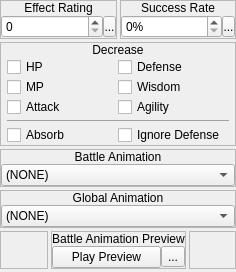
                <widget class="QWidget" name="widget_25" native="true">
                 <layout class="QVBoxLayout" name="verticalLayout_14">
                  <property name="spacing">
                   <number>3</number>
                  </property>
                  <property name="margin">
                   <number>0</number>
                  </property>
                  <item>
                   <widget class="QWidget" name="widget_28" native="true">
                    <layout class="QHBoxLayout" name="horizontalLayout_16">
                     <property name="spacing">
                      <number>3</number>
                     </property>
                     <property name="margin">
                      <number>0</number>
                     </property>
                     <item>
                      <widget class="QFrame" name="frame_7">
                       <property name="sizePolicy">
                        <sizepolicy hsizetype="Preferred" vsizetype="Fixed">
                         <horstretch>0</horstretch>
                         <verstretch>0</verstretch>
                        </sizepolicy>
                       </property>
                       <property name="frameShape">
                        <enum>QFrame::StyledPanel</enum>
                       </property>
                       <property name="frameShadow">
                        <enum>QFrame::Raised</enum>
                       </property>
                       <layout class="QVBoxLayout" name="verticalLayout_8">
                        <property name="spacing">
                         <number>0</number>
                        </property>
                        <property name="margin">
                         <number>0</number>
                        </property>
                        <item>
                         <widget class="QLabel" name="label_3">
                          <property name="sizePolicy">
                           <sizepolicy hsizetype="Preferred" vsizetype="Fixed">
                            <horstretch>0</horstretch>
                            <verstretch>0</verstretch>
                           </sizepolicy>
                          </property>
                          <property name="text">
                           <string>Effect Rating</string>
                          </property>
                          <property name="alignment">
                           <set>Qt::AlignCenter</set>
                          </property>
                         </widget>
                        </item>
                        <item>
                         <widget class="QWidget" name="widget_5" native="true">
                          <layout class="QHBoxLayout" name="horizontalLayout_12">
                           <property name="spacing">
                            <number>0</number>
                           </property>
                           <property name="margin">
                            <number>0</number>
                           </property>
                           <item>
                            <widget class="QSpinBox" name="normal_sbEffectRating">
                             <property name="sizePolicy">
                              <sizepolicy hsizetype="Preferred" vsizetype="Preferred">
                               <horstretch>0</horstretch>
                               <verstretch>0</verstretch>
                              </sizepolicy>
                             </property>
                             <property name="maximum">
                              <number>9999</number>
                             </property>
                            </widget>
                           </item>
                           <item>
                            <widget class="SpinBoxSideButton" name="normal_bEffectRatingSideButton">
                             <property name="minimumSize">
                              <size>
                               <width>13</width>
                               <height>21</height>
                              </size>
                             </property>
                             <property name="maximumSize">
                              <size>
                               <width>13</width>
                               <height>21</height>
                              </size>
                             </property>
                             <property name="text">
                              <string>...</string>
                             </property>
                             <property name="icon">
                              <iconset resource="gui_icons.qrc">
                               <normaloff>:/icons/spinBoxSideButton.png</normaloff>:/icons/spinBoxSideButton.png</iconset>
                             </property>
                             <property name="iconSize">
                              <size>
                               <width>8</width>
                               <height>16</height>
                              </size>
                             </property>
                            </widget>
                           </item>
                          </layout>
                         </widget>
                        </item>
                       </layout>
                      </widget>
                     </item>
                     <item>
                      <widget class="QFrame" name="frame_8">
                       <property name="sizePolicy">
                        <sizepolicy hsizetype="Preferred" vsizetype="Fixed">
                         <horstretch>0</horstretch>
                         <verstretch>0</verstretch>
                        </sizepolicy>
                       </property>
                       <property name="frameShape">
                        <enum>QFrame::StyledPanel</enum>
                       </property>
                       <property name="frameShadow">
                        <enum>QFrame::Raised</enum>
                       </property>
                       <layout class="QVBoxLayout" name="verticalLayout_9">
                        <property name="spacing">
                         <number>0</number>
                        </property>
                        <property name="margin">
                         <number>0</number>
                        </property>
                        <item>
                         <widget class="QLabel" name="label_4">
                          <property name="sizePolicy">
                           <sizepolicy hsizetype="Preferred" vsizetype="Fixed">
                            <horstretch>0</horstretch>
                            <verstretch>0</verstretch>
                           </sizepolicy>
                          </property>
                          <property name="text">
                           <string>Success Rate</string>
                          </property>
                          <property name="alignment">
                           <set>Qt::AlignCenter</set>
                          </property>
                         </widget>
                        </item>
                        <item>
                         <widget class="QWidget" name="widget_6" native="true">
                          <layout class="QHBoxLayout" name="horizontalLayout_13">
                           <property name="spacing">
                            <number>0</number>
                           </property>
                           <property name="margin">
                            <number>0</number>
                           </property>
                           <item>
                            <widget class="QSpinBox" name="normal_sbSuccessRate">
                             <property name="sizePolicy">
                              <sizepolicy hsizetype="Preferred" vsizetype="Preferred">
                               <horstretch>0</horstretch>
                               <verstretch>0</verstretch>
                              </sizepolicy>
                             </property>
                             <property name="suffix">
                              <string>%</string>
                             </property>
                             <property name="prefix">
                              <string/>
                             </property>
                             <property name="maximum">
                              <number>100</number>
                             </property>
                            </widget>
                           </item>
                           <item>
                            <widget class="SpinBoxSideButton" name="normal_bSuccessRateSideButton">
                             <property name="minimumSize">
                              <size>
                               <width>13</width>
                               <height>21</height>
                              </size>
                             </property>
                             <property name="maximumSize">
                              <size>
                               <width>13</width>
                               <height>21</height>
                              </size>
                             </property>
                             <property name="text">
                              <string>...</string>
                             </property>
                             <property name="icon">
                              <iconset resource="gui_icons.qrc">
                               <normaloff>:/icons/spinBoxSideButton.png</normaloff>:/icons/spinBoxSideButton.png</iconset>
                             </property>
                             <property name="iconSize">
                              <size>
                               <width>8</width>
                               <height>16</height>
                              </size>
                             </property>
                            </widget>
                           </item>
                          </layout>
                         </widget>
                        </item>
                       </layout>
                      </widget>
                     </item>
                    </layout>
                   </widget>
                  </item>
                  <item>
                   <widget class="QFrame" name="frame_9">
                    <property name="frameShape">
                     <enum>QFrame::StyledPanel</enum>
                    </property>
                    <property name="frameShadow">
                     <enum>QFrame::Raised</enum>
                    </property>
                    <layout class="QVBoxLayout" name="verticalLayout_10">
                     <property name="spacing">
                      <number>0</number>
                     </property>
                     <property name="margin">
                      <number>0</number>
                     </property>
                     <item>
                      <widget class="QLabel" name="normal_lblIncreaseDecrease">
                       <property name="sizePolicy">
                        <sizepolicy hsizetype="Preferred" vsizetype="Fixed">
                         <horstretch>0</horstretch>
                         <verstretch>0</verstretch>
                        </sizepolicy>
                       </property>
                       <property name="text">
                        <string>Decrease</string>
                       </property>
                       <property name="alignment">
                        <set>Qt::AlignCenter</set>
                       </property>
                      </widget>
                     </item>
                     <item>
                      <widget class="QWidget" name="widget_7" native="true">
                       <layout class="QVBoxLayout" name="verticalLayout_13">
                        <property name="spacing">
                         <number>3</number>
                        </property>
                        <property name="leftMargin">
                         <number>6</number>
                        </property>
                        <property name="topMargin">
                         <number>0</number>
                        </property>
                        <property name="rightMargin">
                         <number>6</number>
                        </property>
                        <property name="bottomMargin">
                         <number>0</number>
                        </property>
                        <item>
                         <widget class="QWidget" name="widget_30" native="true">
                          <layout class="QHBoxLayout" name="horizontalLayout_14">
                           <property name="spacing">
                            <number>0</number>
                           </property>
                           <property name="margin">
                            <number>0</number>
                           </property>
                           <item>
                            <widget class="QWidget" name="widget_27" native="true">
                             <layout class="QVBoxLayout" name="verticalLayout_11">
                              <property name="spacing">
                               <number>0</number>
                              </property>
                              <property name="margin">
                               <number>0</number>
                              </property>
                              <item>
                               <widget class="QCheckBox" name="normal_cbHP">
                                <property name="minimumSize">
                                 <size>
                                  <width>111</width>
                                  <height>0</height>
                                 </size>
                                </property>
                                <property name="maximumSize">
                                 <size>
                                  <width>111</width>
                                  <height>16777215</height>
                                 </size>
                                </property>
                                <property name="text">
                                 <string>HP</string>
                                </property>
                               </widget>
                              </item>
                              <item>
                               <widget class="QCheckBox" name="normal_cbMP">
                                <property name="minimumSize">
                                 <size>
                                  <width>111</width>
                                  <height>0</height>
                                 </size>
                                </property>
                                <property name="maximumSize">
                                 <size>
                                  <width>111</width>
                                  <height>16777215</height>
                                 </size>
                                </property>
                                <property name="text">
                                 <string>MP</string>
                                </property>
                               </widget>
                              </item>
                              <item>
                               <widget class="QCheckBox" name="normal_cbAttack">
                                <property name="minimumSize">
                                 <size>
                                  <width>111</width>
                                  <height>0</height>
                                 </size>
                                </property>
                                <property name="maximumSize">
                                 <size>
                                  <width>111</width>
                                  <height>16777215</height>
                                 </size>
                                </property>
                                <property name="text">
                                 <string>Attack</string>
                                </property>
                               </widget>
                              </item>
                             </layout>
                            </widget>
                           </item>
                           <item>
                            <widget class="QWidget" name="widget_29" native="true">
                             <layout class="QVBoxLayout" name="verticalLayout_12">
                              <property name="spacing">
                               <number>0</number>
                              </property>
                              <property name="margin">
                               <number>0</number>
                              </property>
                              <item>
                               <widget class="QCheckBox" name="normal_cbDefense">
                                <property name="minimumSize">
                                 <size>
                                  <width>111</width>
                                  <height>0</height>
                                 </size>
                                </property>
                                <property name="maximumSize">
                                 <size>
                                  <width>111</width>
                                  <height>16777215</height>
                                 </size>
                                </property>
                                <property name="text">
                                 <string>Defense</string>
                                </property>
                               </widget>
                              </item>
                              <item>
                               <widget class="QCheckBox" name="normal_cbWisdom">
                                <property name="minimumSize">
                                 <size>
                                  <width>111</width>
                                  <height>0</height>
                                 </size>
                                </property>
                                <property name="maximumSize">
                                 <size>
                                  <width>111</width>
                                  <height>16777215</height>
                                 </size>
                                </property>
                                <property name="text">
                                 <string>Wisdom</string>
                                </property>
                               </widget>
                              </item>
                              <item>
                               <widget class="QCheckBox" name="normal_cbAgility">
                                <property name="minimumSize">
                                 <size>
                                  <width>111</width>
                                  <height>0</height>
                                 </size>
                                </property>
                                <property name="maximumSize">
                                 <size>
                                  <width>111</width>
                                  <height>16777215</height>
                                 </size>
                                </property>
                                <property name="text">
                                 <string>Agility</string>
                                </property>
                               </widget>
                              </item>
                             </layout>
                            </widget>
                           </item>
                          </layout>
                         </widget>
                        </item>
                        <item>
                         <widget class="Line" name="line">
                          <property name="minimumSize">
                           <size>
                            <width>0</width>
                            <height>2</height>
                           </size>
                          </property>
                          <property name="maximumSize">
                           <size>
                            <width>16777215</width>
                            <height>2</height>
                           </size>
                          </property>
                          <property name="styleSheet">
                           <string notr="true">border-style: groove none none none;
border-width: 2px;
border-color: rgb(160, 160, 160);</string>
                          </property>
                          <property name="orientation">
                           <enum>Qt::Horizontal</enum>
                          </property>
                         </widget>
                        </item>
                        <item>
                         <widget class="QWidget" name="widget_31" native="true">
                          <layout class="QHBoxLayout" name="horizontalLayout_15">
                           <property name="spacing">
                            <number>0</number>
                           </property>
                           <property name="margin">
                            <number>0</number>
                           </property>
                           <item>
                            <widget class="QCheckBox" name="normal_cbAbsorb">
                             <property name="minimumSize">
                              <size>
                               <width>111</width>
                               <height>0</height>
                              </size>
                             </property>
                             <property name="maximumSize">
                              <size>
                               <width>111</width>
                               <height>16777215</height>
                              </size>
                             </property>
                             <property name="text">
                              <string>Absorb</string>
                             </property>
                            </widget>
                           </item>
                           <item>
                            <widget class="QCheckBox" name="normal_cbIgnoreDefense">
                             <property name="minimumSize">
                              <size>
                               <width>111</width>
                               <height>0</height>
                              </size>
                             </property>
                             <property name="maximumSize">
                              <size>
                               <width>111</width>
                               <height>16777215</height>
                              </size>
                             </property>
                             <property name="text">
                              <string>Ignore Defense</string>
                             </property>
                            </widget>
                           </item>
                          </layout>
                         </widget>
                        </item>
                       </layout>
                      </widget>
                     </item>
                    </layout>
                   </widget>
                  </item>
                  <item>
                   <widget class="QFrame" name="frame_21">
                    <property name="frameShape">
                     <enum>QFrame::StyledPanel</enum>
                    </property>
                    <property name="frameShadow">
                     <enum>QFrame::Raised</enum>
                    </property>
                    <layout class="QVBoxLayout" name="verticalLayout_25">
                     <property name="spacing">
                      <number>0</number>
                     </property>
                     <property name="margin">
                      <number>0</number>
                     </property>
                     <item>
                      <widget class="QLabel" name="label_10">
                       <property name="sizePolicy">
                        <sizepolicy hsizetype="Preferred" vsizetype="Fixed">
                         <horstretch>0</horstretch>
                         <verstretch>0</verstretch>
                        </sizepolicy>
                       </property>
                       <property name="text">
                        <string>Battle Animation</string>
                       </property>
                       <property name="alignment">
                        <set>Qt::AlignCenter</set>
                       </property>
                      </widget>
                     </item>
                     <item>
                      <widget class="QWidget" name="widget_19" native="true">
                       <layout class="QHBoxLayout" name="horizontalLayout_27">
                        <property name="spacing">
                         <number>0</number>
                        </property>
                        <property name="margin">
                         <number>0</number>
                        </property>
                        <item>
                         <widget class="QComboBox" name="normal_cboxBattleAnimation">
                          <item>
                           <property name="text">
                            <string>(NONE)</string>
                           </property>
                          </item>
                         </widget>
                        </item>
                       </layout>
                      </widget>
                     </item>
                    </layout>
                   </widget>
                  </item>
                  <item>
                   <widget class="QFrame" name="frame_22">
                    <property name="frameShape">
                     <enum>QFrame::StyledPanel</enum>
                    </property>
                    <property name="frameShadow">
                     <enum>QFrame::Raised</enum>
                    </property>
                    <layout class="QVBoxLayout" name="verticalLayout_28">
                     <property name="spacing">
                      <number>0</number>
                     </property>
                     <property name="margin">
                      <number>0</number>
                     </property>
                     <item>
                      <widget class="QLabel" name="label_12">
                       <property name="sizePolicy">
                        <sizepolicy hsizetype="Preferred" vsizetype="Fixed">
                         <horstretch>0</horstretch>
                         <verstretch>0</verstretch>
                        </sizepolicy>
                       </property>
                       <property name="text">
                        <string>Global Animation</string>
                       </property>
                       <property name="alignment">
                        <set>Qt::AlignCenter</set>
                       </property>
                      </widget>
                     </item>
                     <item>
                      <widget class="QWidget" name="widget_20" native="true">
                       <layout class="QHBoxLayout" name="horizontalLayout_28">
                        <property name="spacing">
                         <number>0</number>
                        </property>
                        <property name="margin">
                         <number>0</number>
                        </property>
                        <item>
                         <widget class="QComboBox" name="normal_cboxGlobalAnimation">
                          <item>
                           <property name="text">
                            <string>(NONE)</string>
                           </property>
                          </item>
                         </widget>
                        </item>
                       </layout>
                      </widget>
                     </item>
                    </layout>
                   </widget>
                  </item>
                  <item>
                   <widget class="QWidget" name="widget_26" native="true">
                    <layout class="QHBoxLayout" name="horizontalLayout_25">
                     <property name="spacing">
                      <number>3</number>
                     </property>
                     <property name="margin">
                      <number>0</number>
                     </property>
                     <item>
                      <widget class="QFrame" name="frame_15">
                       <property name="frameShape">
                        <enum>QFrame::StyledPanel</enum>
                       </property>
                       <property name="frameShadow">
                        <enum>QFrame::Raised</enum>
                       </property>
                      </widget>
                     </item>
                     <item>
                      <widget class="QFrame" name="frame_17">
                       <property name="sizePolicy">
                        <sizepolicy hsizetype="Fixed" vsizetype="Fixed">
                         <horstretch>0</horstretch>
                         <verstretch>0</verstretch>
                        </sizepolicy>
                       </property>
                       <property name="frameShape">
                        <enum>QFrame::StyledPanel</enum>
                       </property>
                       <property name="frameShadow">
                        <enum>QFrame::Raised</enum>
                       </property>
                       <layout class="QVBoxLayout" name="verticalLayout_29">
                        <property name="spacing">
                         <number>0</number>
                        </property>
                        <property name="margin">
                         <number>0</number>
                        </property>
                        <item>
                         <widget class="QLabel" name="label_8">
                          <property name="sizePolicy">
                           <sizepolicy hsizetype="Preferred" vsizetype="Fixed">
                            <horstretch>0</horstretch>
                            <verstretch>0</verstretch>
                           </sizepolicy>
                          </property>
                          <property name="text">
                           <string>Battle Animation Preview</string>
                          </property>
                          <property name="alignment">
                           <set>Qt::AlignCenter</set>
                          </property>
                         </widget>
                        </item>
                        <item>
                         <widget class="QWidget" name="widget_21" native="true">
                          <layout class="QHBoxLayout" name="horizontalLayout_24">
                           <property name="spacing">
                            <number>0</number>
                           </property>
                           <property name="margin">
                            <number>0</number>
                           </property>
                           <item>
                            <widget class="QPushButton" name="normal_bPlayBattleAnimationPreview">
                             <property name="text">
                              <string>Play Preview</string>
                             </property>
                             <property name="icon">
                              <iconset resource="gui_icons.qrc">
                               <normaloff>:/icons/testplay.png</normaloff>:/icons/testplay.png</iconset>
                             </property>
                            </widget>
                           </item>
                           <item>
                            <widget class="QToolButton" name="normal_bConfigureBattleAnimationPreview">
                             <property name="toolTip">
                              <string>Configure Battle Animation Preview</string>
                             </property>
                             <property name="text">
                              <string>...</string>
                             </property>
                             <property name="icon">
                              <iconset resource="gui_icons.qrc">
                               <normaloff>:/icons/configure.png</normaloff>:/icons/configure.png</iconset>
                             </property>
                            </widget>
                           </item>
                          </layout>
                         </widget>
                        </item>
                       </layout>
                      </widget>
                     </item>
                     <item>
                      <widget class="QFrame" name="frame_23">
                       <property name="frameShape">
                        <enum>QFrame::StyledPanel</enum>
                       </property>
                       <property name="frameShadow">
                        <enum>QFrame::Raised</enum>
                       </property>
                      </widget>
                     </item>
                    </layout>
                   </widget>
                  </item>
                  <item>
                   <widget class="QFrame" name="frame_10">
                    <property name="sizePolicy">
                     <sizepolicy hsizetype="Preferred" vsizetype="Expanding">
                      <horstretch>0</horstretch>
                      <verstretch>0</verstretch>
                     </sizepolicy>
                    </property>
                    <property name="frameShape">
                     <enum>QFrame::StyledPanel</enum>
                    </property>
                    <property name="frameShadow">
                     <enum>QFrame::Raised</enum>
                    </property>
                   </widget>
                  </item>
                 </layout>
                </widget>
